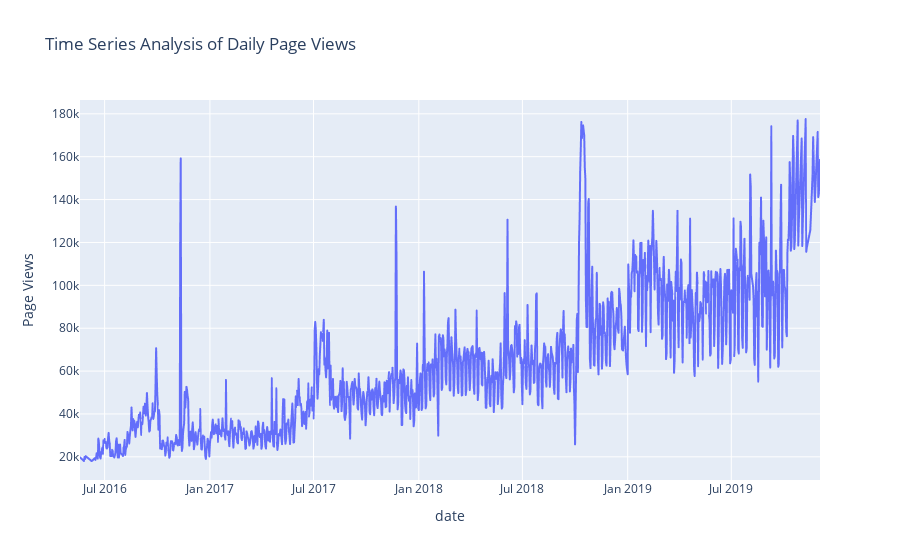

The notebook cell this image was saved under:
### Code cell
import pandas as pd
import matplotlib.pyplot as plt
import plotly.express as px
import statsmodels.api as sm
import seaborn as sns

# Step 1: Read the Dataset
df_ts = pd.read_csv(r'C:\Users\divaa\OneDrive\Desktop\pri\fcc-forum-pageviews.csv',
                    index_col='date', parse_dates=True)

# Step 2: Clean Data by Removing Outliers
df_cleaned = df_ts.loc[(df_ts['value'] >= df_ts['value'].quantile(0.025)) & 
                       (df_ts['value'] <= df_ts['value'].quantile(0.975))]

# Step 3: Plot the Raw Time Series
plt.figure(figsize=(12, 6))
plt.plot(df_cleaned.index, df_cleaned['value'], label='Daily Page Views', color='tab:blue')
plt.title('Time Series - Daily Page Views')
plt.xlabel('Date')
plt.ylabel('Page Views')
plt.legend()
plt.show()

# Step 4: Interactive Time Series Plot Using Plotly
fig = px.line(df_cleaned, 
              x=df_cleaned.index, 
              y='value', 
              title='Time Series Analysis of Daily Page Views',
              labels={'value': 'Page Views', 'index': 'Date'})
fig.show()

### Figure 1 — Plotly figure (JSON) as saved in the notebook; plotly's stock layout.template omitted (floating-point values rounded to 4 significant figures; data arrays with more than 128 entries replaced by an {"elided": "..."} marker saying what was removed)
{"data": [{"hovertemplate": "date=%{x}<br>Page Views=%{y}<extra></extra>", "legendgroup": "", "line": {"color": "#636efa", "dash": "solid"}, "marker": {"symbol": "circle"}, "mode": "lines", "name": "", "showlegend": false, "type": "scattergl", "x": {"elided": "1238 str values"}, "xaxis": "x", "y": {"elided": "1238 int values"}, "yaxis": "y"}], "layout": {"autosize": true, "legend": {"tracegroupgap": 0}, "title": {"text": "Time Series Analysis of Daily Page Views"}, "xaxis": {"anchor": "y", "autorange": true, "domain": [0, 1], "range": ["2016-05-19", "2019-12-03"], "title": {"text": "date"}, "type": "date"}, "yaxis": {"anchor": "x", "autorange": true, "domain": [0, 1], "range": [9197.0, 186500.0], "title": {"text": "Page Views"}, "type": "linear"}}}
